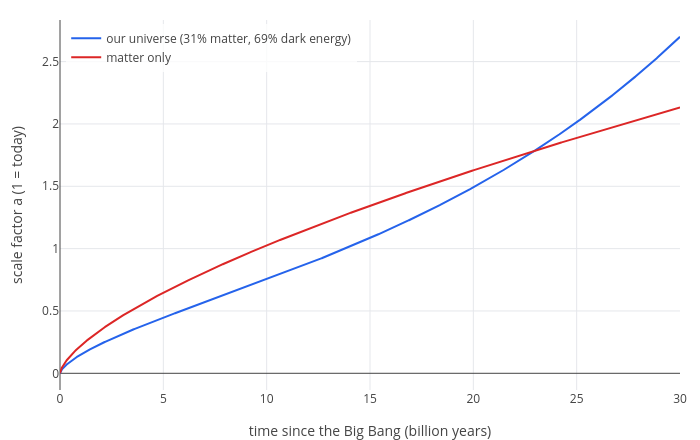

Source (notebook cell):
### Markdown cell above
**13.8 billion years**, the value quoted by the Planck satellite team (13.787 ± 0.020) [3]. Not bad for three numbers.

### The history of the expansion

Now solve $\dot a = H_0\,a\sqrt{\Omega_m/a^3 + \Omega_\Lambda}$ for $a(t)$ (dropping the radiation term, which only matters
in the first few hundred thousand years). This time we measure $t$ in billions of years, so the rate is
$k = H_0/977.8$ per billion years. The arguments of `odeplot`, in order:

| argument | what it is | here |
|---|---|---|
| `[k*a*sqrt(0.31/a^3 + 0.69)]` | the right-hand side, $da/dt$ | the Friedmann equation |
| `[a]` | the unknown | the scale factor |
| `t` | the independent variable | time in billions of years |
| `[0.001]` | the unknown at the start | $a = 0.001$, just after the Big Bang (at $a = 0$ itself the equation is infinite) |
| `0, 30` | start and end time | 0 to 30 billion years |
| `[t a]` | what to draw, horizontal and vertical | $t$ across, $a$ up |

For comparison, the same for a universe with matter only ($\Omega_m = 1$), which cosmologists assumed until 1998:

### Code cell
k = eval(H0/977.8);
ours = odeplot([k*a*sqrt(0.31/a^3 + 0.69)], [a], t, [0.001], 0, 30, [t a]);
matteronly = odeplot([k*a*sqrt(1/a^3)], [a], t, [0.001], 0, 30, [t a]);
labels(legend(show(ours, matteronly), "our universe (31% matter, 69% dark energy)", "matter only"), "time since the Big Bang (billion years)", "scale factor a (1 = today)")

### Figure 1 — Plotly figure (JSON) as saved in the notebook; plotly's stock layout.template omitted (floating-point values rounded to 4 significant figures; data arrays with more than 128 entries replaced by an {"elided": "..."} marker saying what was removed)
{"data": [{"line": {"color": "#2563eb", "width": 2}, "mode": "lines", "name": "our universe (31% matter, 69% dark energy)", "type": "scatter", "x": {"elided": "1431 float values"}, "y": {"elided": "1431 float values"}}, {"line": {"color": "#dc2626", "width": 2}, "mode": "lines", "name": "matter only", "type": "scatter", "x": {"elided": "1431 float values"}, "y": {"elided": "1431 float values"}}], "layout": {"height": 440, "legend": {"bgcolor": "rgba(255,255,255,0.8)", "x": 0.01, "y": 0.99}, "margin": {"b": 50, "l": 60, "r": 20, "t": 20}, "showlegend": true, "title": {"text": ""}, "width": 700, "xaxis": {"title": {"text": "time since the Big Bang (billion years)"}, "zeroline": true}, "yaxis": {"range": [-0.1339, 2.834], "title": {"text": "scale factor a (1 = today)"}, "zeroline": true}}}
